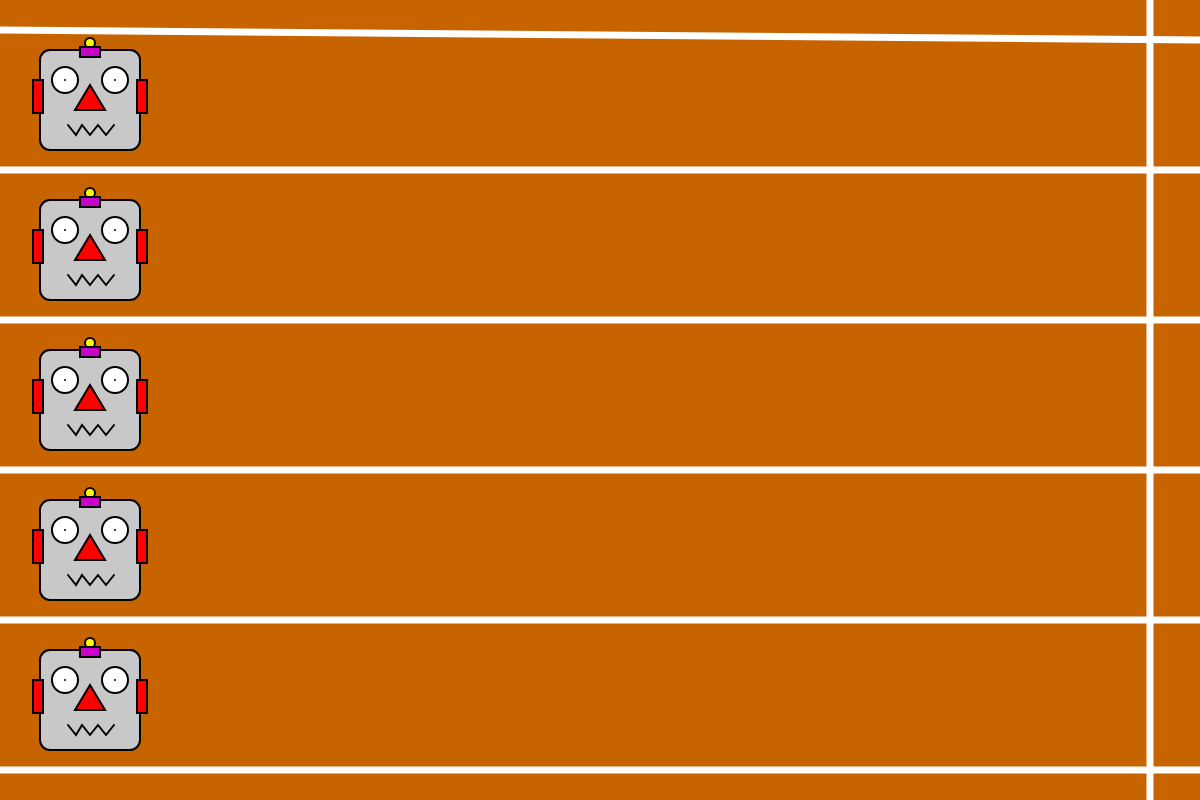
Frame 1 (no input)
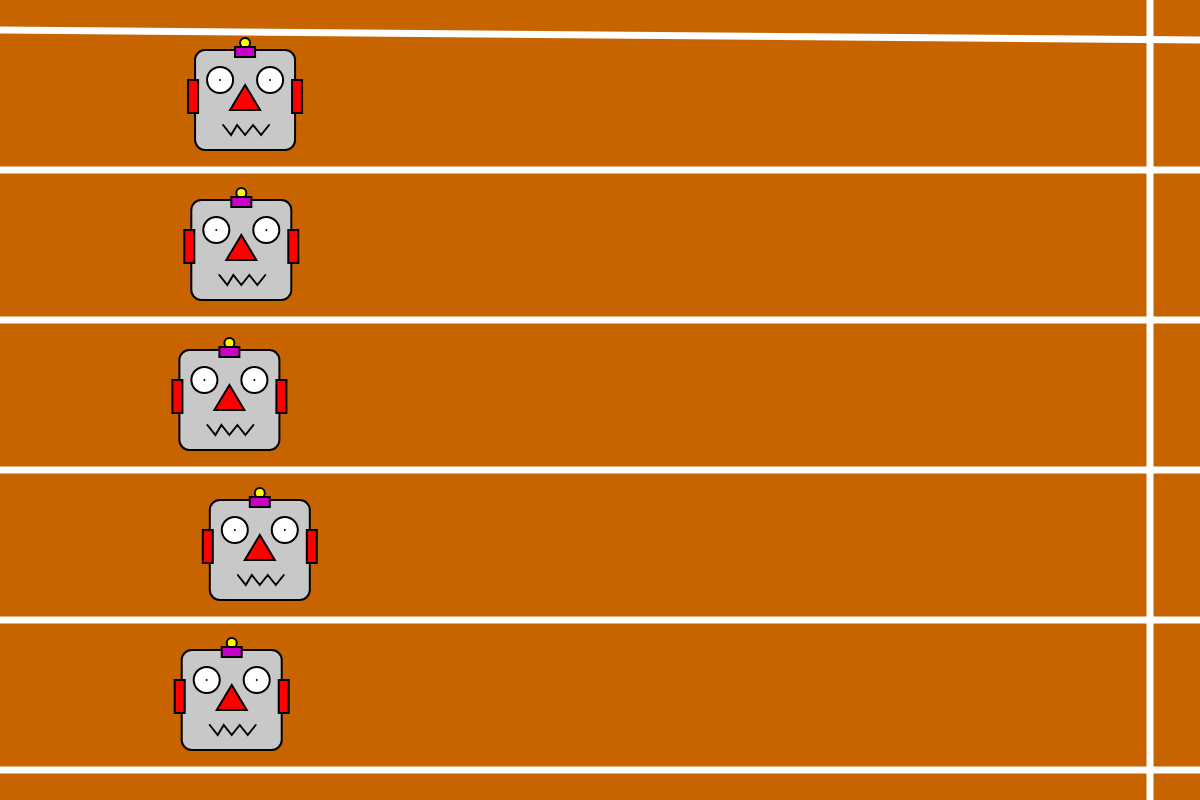
Frame 60 (no input)
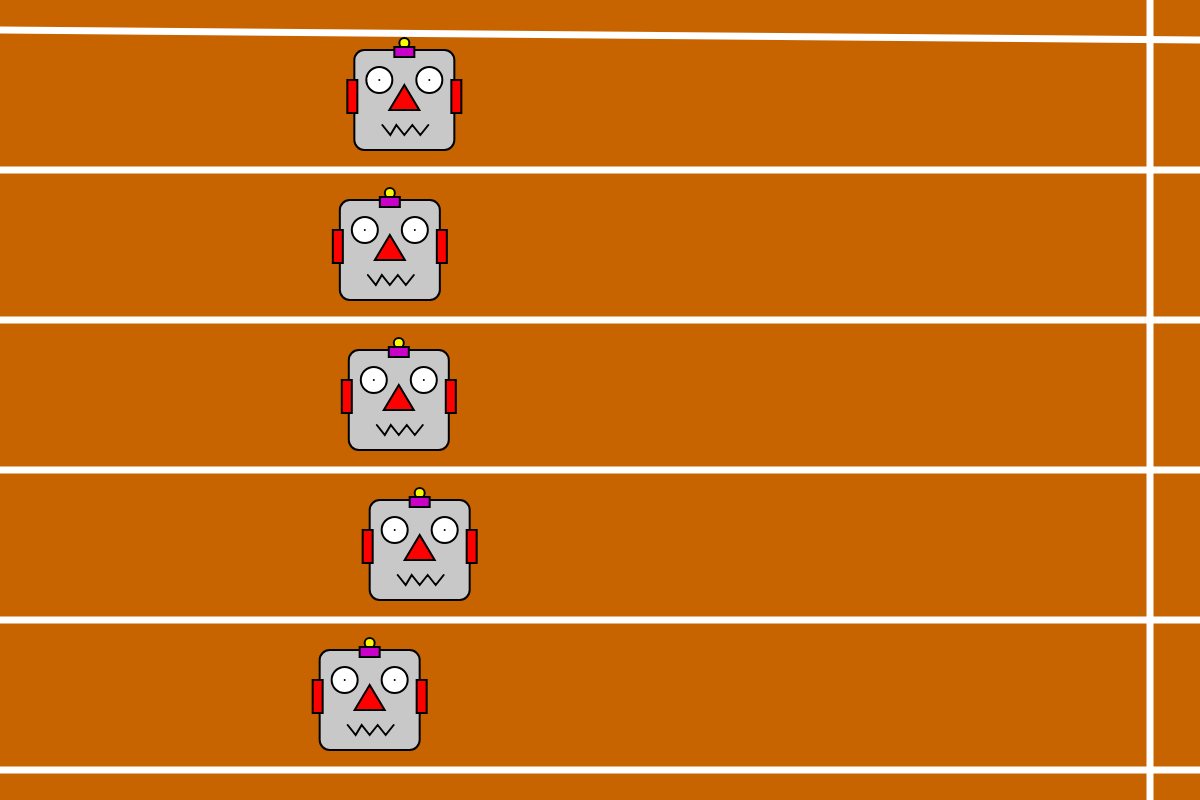
Frame 120 (the mouse pressed at the canvas centre since frame 60)

The p5.js sketch that drew these frames (run headless with seeded random() and noise() and a simulated clock; from frame 60 on, the mouse is pressed at the canvas centre):

// p5.js sketch
// ── sketch.js
/*
Hack It: Robot Olympics

* Make each robot move down the track by increasing its x coordinate each frame. You will want to add some randomness to this so each robot races at a different speed. 
* Check which robot has won the race and display a message saying which robot won. Remember the lanes will are labelled 1-5 not 0-4. 
* Some other things to try out when you've done the basics: 
    * Switch the robots an.xd robots ar.yrays to a single array of objects. 
    * Change the look of each robot.  
    * [HARD] Make the robots run the other way, or down the screen not across. 
    * [V HARD] make the race distance longer without increasing the size of the canvas. 
    * [V HARD] add "on your marks.", "Get set" and "go" before the start of the race. 
*/

let finishLineX = 1150;
let winner;

const robots = [
   { x: 40, y: 50 },
   { x: 40, y: 200 },
   { x: 40, y: 350 },
   { x: 40, y: 500 },
   { x: 40, y: 650 },
];

function setup() {
   createCanvas(1200, 800);
}

function draw() {
   background(200, 100, 0);

   //draw the finish line and first line marker
   strokeWeight(7);
   stroke(255);
   line(finishLineX, 0, finishLineX, height);
   line(0, robots[0].y - 20, width, robots[0].y - 10);

   for (let i = 0; i < robots.length; i++) {
      //draw the robots
      strokeWeight(2);
      stroke(0);

      //robot head
      fill(200);
      rect(robots[i].x, robots[i].y, 100, 100, 10);

      //ears
      fill(255, 0, 0);

      rect(robots[i].x - 7, robots[i].y + 30, 10, 33);
      rect(robots[i].x + 97, robots[i].y + 30, 10, 33);

      //robots' antennas
      fill(250, 250, 0);
      ellipse(robots[i].x + 50, robots[i].y - 7, 10, 10);

      fill(200, 0, 200);
      rect(robots[i].x + 40, robots[i].y - 3, 20, 10);

      //eyes
      fill(255);
      ellipse(robots[i].x + 25, robots[i].y + 30, 26, 26);
      point(robots[i].x + 25, robots[i].y + 30);
      ellipse(robots[i].x + 75, robots[i].y + 30, 26, 26);
      point(robots[i].x + 75, robots[i].y + 30);

      //robots' noses
      fill(255, 0, 0);
      triangle(
         robots[i].x + 50,
         robots[i].y + 35,
         robots[i].x + 35,
         robots[i].y + 60,
         robots[i].x + 65,
         robots[i].y + 60
      );

      //robot 1 mouth
      noFill();
      beginShape();
      vertex(robots[i].x + 28, robots[i].y + 75);
      vertex(robots[i].x + 36, robots[i].y + 85);
      vertex(robots[i].x + 42, robots[i].y + 75);
      vertex(robots[i].x + 50, robots[i].y + 85);
      vertex(robots[i].x + 58, robots[i].y + 75);
      vertex(robots[i].x + 66, robots[i].y + 85);
      vertex(robots[i].x + 74, robots[i].y + 75);
      endShape();

      //draw the lower line marker for this lane
      strokeWeight(7);
      stroke(255);
      line(0, robots[i].y + 120, width, robots[i].y + 120);

      //TODO: update the robots x location
      if (robots[i].x + 100 < finishLineX && !winner) {
         const speed = 0.1 * random(1, 50);
         robots[i].x += speed;
      }

      //TODO Check if the robot has won and display message!
      if (robots[i].x + 100 >= finishLineX) {
         winner = i + 1;
      }
   }

   if (winner) {
      noStroke();
      fill(0);
      textSize(32);
      text(`Robot in lane ${winner} has won the race`, 40, 400);
   }
}
